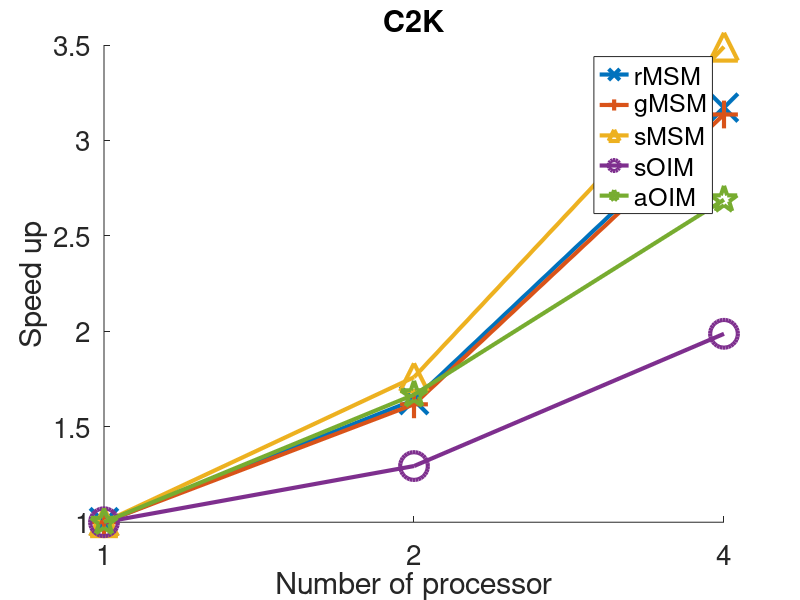

MATLAB code for this plot:
clear

% Problem = 'Australian';
% speedUp = [];
% Algorithm = 'MOEA/D-STAT';
% STATTimeCost = 22330;
% speedUp(1:3,1) = [1;1;1];
% Algorithm = 'oipMOEA/D-FS-2';
% timeCost = 13931;
% speedUp(1,2) = STATTimeCost / timeCost;
% Algorithm = 'aspMOEA/D-FS-2';
% timeCost = 14122;
% speedUp(2,2) = STATTimeCost / timeCost;
% Algorithm = 'rdpMOEA/D-FS-2';
% timeCost = 13732;
% speedUp(3,2) = STATTimeCost / timeCost;
% Algorithm = 'oipMOEA/D-FS-4';
% timeCost = 8429;
% speedUp(1,3) = STATTimeCost / timeCost;
% Algorithm = 'aspMOEA/D-FS-4';
% timeCost = 8950;
% speedUp(2,3) = STATTimeCost / timeCost;
% Algorithm = 'rdpMOEA/D-FS-4';
% timeCost = 8202;
% speedUp(3,3) = STATTimeCost / timeCost;
% Algorithm = 'oipMOEA/D-FS-8';
% timeCost = 4934;
% speedUp(1,4) = STATTimeCost / timeCost;
% Algorithm = 'aspMOEA/D-FS-8';
% timeCost = 4952;
% speedUp(2,4) = STATTimeCost / timeCost;
% Algorithm = 'rdpMOEA/D-FS-8';
% timeCost = 5008;
% speedUp(3,4) = STATTimeCost / timeCost;

% Problem = 'Vehicle';
% speedUp = [];
% Algorithm = 'MOEA/D-STAT';
% STATTimeCost = 48772;
% speedUp(1:3,1) = [1;1;1];
% Algorithm = 'oipMOEA/D-FS-2';
% timeCost = 31222;
% speedUp(1,2) = STATTimeCost / timeCost;
% Algorithm = 'oipMOEA/D-FS-4';
% timeCost = 15520;
% speedUp(1,3) = STATTimeCost / timeCost;
% Algorithm = 'oipMOEA/D-FS-8';
% timeCost = 9199;
% speedUp(1,4) = STATTimeCost / timeCost;
% Algorithm = 'aspMOEA/D-FS-2';
% timeCost = 25494;
% speedUp(2,2) = STATTimeCost / timeCost;
% Algorithm = 'aspMOEA/D-FS-4';
% timeCost = 15937;
% speedUp(2,3) = STATTimeCost / timeCost;
% Algorithm = 'aspMOEA/D-FS-8';
% timeCost = 9118;
% speedUp(2,4) = STATTimeCost / timeCost;
% Algorithm = 'rdpMOEA/D-FS-2';
% timeCost = 27103;
% speedUp(3,2) = STATTimeCost / timeCost;
% Algorithm = 'rdpMOEA/D-FS-4';
% timeCost = 14899;
% speedUp(3,3) = STATTimeCost / timeCost;
% Algorithm = 'rdpMOEA/D-FS-8';
% timeCost = 8761;
% speedUp(3,4) = STATTimeCost / timeCost;

% Problem = 'Sonar';
% speedUp = [];
% Algorithm = 'MOEA/D-STAT';
% STATTimeCost = 25371;
% speedUp(1:3,1) = [1;1;1];
% Algorithm = 'oipMOEA/D-FS-2';
% timeCost = 15441;
% speedUp(1,2) = STATTimeCost / timeCost;
% Algorithm = 'aspMOEA/D-FS-2';
% timeCost = 13595;
% speedUp(2,2) = STATTimeCost / timeCost;
% Algorithm = 'rdpMOEA/D-FS-2';
% timeCost = 14543;
% speedUp(3,2) = STATTimeCost / timeCost;
% Algorithm = 'oipMOEA/D-FS-4';
% timeCost = 8473;
% speedUp(1,3) = STATTimeCost / timeCost;
% Algorithm = 'aspMOEA/D-FS-4';
% timeCost = 7852;
% speedUp(2,3) = STATTimeCost / timeCost;
% Algorithm = 'rdpMOEA/D-FS-4';
% timeCost = 7401;
% speedUp(3,3) = STATTimeCost / timeCost;
% Algorithm = 'oipMOEA/D-FS-8';
% timeCost = 4565;
% speedUp(1,4) = STATTimeCost / timeCost;
% Algorithm = 'aspMOEA/D-FS-8';
% timeCost = 5166;
% speedUp(2,4) = STATTimeCost / timeCost;
% Algorithm = 'rdpMOEA/D-FS-8';
% timeCost = 4367;
% speedUp(3,4) = STATTimeCost / timeCost;


% Problem = 'Hillvalley';
% speedUp = [];
% Algorithm = 'MOEA/D-STAT';
% STATTimeCost = 308243;
% speedUp(1:3,1) = [1;1;1];
% Algorithm = 'oipMOEA/D-FS-2';
% timeCost = 163705;
% speedUp(1,2) = STATTimeCost / timeCost;
% Algorithm = 'aspMOEA/D-FS-2';
% timeCost = 155080;
% speedUp(2,2) = STATTimeCost / timeCost;
% Algorithm = 'rdpMOEA/D-FS-2';
% timeCost = 149433;
% speedUp(3,2) = STATTimeCost / timeCost;
% Algorithm = 'oipMOEA/D-FS-4';
% timeCost = 93023;
% speedUp(1,3) = STATTimeCost / timeCost;
% Algorithm = 'aspMOEA/D-FS-4';
% timeCost = 83812;
% speedUp(2,3) = STATTimeCost / timeCost;
% Algorithm = 'rdpMOEA/D-FS-4';
% timeCost = 80884;
% speedUp(3,3) = STATTimeCost / timeCost;
% Algorithm = 'oipMOEA/D-FS-8';
% timeCost = 45256;
% speedUp(1,4) = STATTimeCost / timeCost;
% Algorithm = 'aspMOEA/D-FS-8';
% timeCost = 53755;
% speedUp(2,4) = STATTimeCost / timeCost;
% Algorithm = 'rdpMOEA/D-FS-8';
% timeCost = 44045;
% speedUp(3,4) = STATTimeCost / timeCost;

% Problem = 'Musk1';
% speedUp = [];
% efficient = [];
% Algorithm = 'MOEA/D-STAT';
% STATTimeCost = 611831;
% speedUp(1:3,1) = [1;1;1];
% efficient(1:3,1) = [1;1;1];
% Algorithm = 'oipMOEA/D-FS-2';
% timeCost = 361551;
% speedUp(1,2) = STATTimeCost / timeCost;
% efficient(1,2) = speedUp(1,2) / 2;
% Algorithm = 'oipMOEA/D-FS-4';
% timeCost = 189015;
% speedUp(1,3) = STATTimeCost / timeCost;
% efficient(1,3) = speedUp(1,3) / 4;
% Algorithm = 'oipMOEA/D-FS-8';
% timeCost = 96692;
% speedUp(1,4) = STATTimeCost / timeCost;
% efficient(1,4) = speedUp(1,4) / 8;
% Algorithm = 'aspMOEA/D-FS-2';
% timeCost = 330139;
% speedUp(2,2) = STATTimeCost / timeCost;
% efficient(2,2) = speedUp(2,2) / 2;
% Algorithm = 'aspMOEA/D-FS-4';
% timeCost = 165553;
% speedUp(2,3) = STATTimeCost / timeCost;
% efficient(2,3) = speedUp(2,3) / 4;
% Algorithm = 'aspMOEA/D-FS-8';
% timeCost = 87210;
% speedUp(2,4) = STATTimeCost / timeCost;
% efficient(2,4) = speedUp(2,4) / 8;
% Algorithm = 'rdpMOEA/D-FS-2';
% timeCost = 330748;
% speedUp(3,2) = STATTimeCost / timeCost;
% efficient(3,2) = speedUp(3,2) / 2;
% Algorithm = 'rdpMOEA/D-FS-4';
% timeCost = 168456;
% speedUp(3,3) = STATTimeCost / timeCost;
% efficient(3,3) = speedUp(3,3) / 4;
% Algorithm = 'rdpMOEA/D-FS-8';
% timeCost = 86277;
% speedUp(3,4) = STATTimeCost / timeCost;
% efficient(3,4) = speedUp(3,4) / 8;


% Problem = 'Arrhythmia';
% speedUp = [];
% Algorithm = 'MOEA/D-STAT';
% STATTimeCost = 900352;
% speedUp(1:3,1) = [1;1;1];
% Algorithm = 'oipMOEA/D-FS-2';
% timeCost = 480779;
% speedUp(1,2) = STATTimeCost / timeCost;
% Algorithm = 'aspMOEA/D-FS-2';
% timeCost = 488675;
% speedUp(2,2) = STATTimeCost / timeCost;
% Algorithm = 'rdpMOEA/D-FS-2';
% timeCost = 488035;
% speedUp(3,2) = STATTimeCost / timeCost;
% Algorithm = 'oipMOEA/D-FS-4';
% timeCost = 262769;
% speedUp(1,3) = STATTimeCost / timeCost;
% Algorithm = 'aspMOEA/D-FS-4';
% timeCost = 260485;
% speedUp(2,3) = STATTimeCost / timeCost;
% Algorithm = 'rdpMOEA/D-FS-4';
% timeCost = 252164;
% speedUp(3,3) = STATTimeCost / timeCost;
% Algorithm = 'oipMOEA/D-FS-8';
% timeCost = 144154;
% speedUp(1,4) = STATTimeCost / timeCost;
% Algorithm = 'aspMOEA/D-FS-8';
% timeCost = 138376;
% speedUp(2,4) = STATTimeCost / timeCost;
% Algorithm = 'rdpMOEA/D-FS-8';
% timeCost = 137985;
% speedUp(3,4) = STATTimeCost / timeCost;

Problem = 'C2K';
speedUp = [];
Algorithm = 'MOEA/D-STAT'; STATTimeCost = 17009171; speedUp(1:5,1) = [1;1;1;1;1];
Algorithm = 'npMOEA/D-FS-2';  timeCost = 10373962;   speedUp(1,2) = STATTimeCost / timeCost;
Algorithm = 'ffpMOEA/D-FS-2'; timeCost = 10514961;   speedUp(2,2) = STATTimeCost / timeCost;
Algorithm = 'sfpMOEA/D-FS-2'; timeCost = 9667033;   speedUp(3,2) = STATTimeCost / timeCost;
Algorithm = 'oipMOEA/D-FS-2'; timeCost = 13142196;  speedUp(4,2) = STATTimeCost / timeCost;
Algorithm = 'aspMOEA/D-FS-2'; timeCost = 10196771;  speedUp(5,2) = STATTimeCost / timeCost;
Algorithm = 'npMOEA/D-FS-4';  timeCost = 5362056;   speedUp(1,3) = STATTimeCost / timeCost;
Algorithm = 'ffpMOEA/D-FS-4'; timeCost = 5423890;   speedUp(2,3) = STATTimeCost / timeCost;
Algorithm = 'sfpMOEA/D-FS-4'; timeCost = 4872138;   speedUp(3,3) = STATTimeCost / timeCost;
Algorithm = 'oipMOEA/D-FS-4'; timeCost = 8559772;   speedUp(4,3) = STATTimeCost / timeCost;
Algorithm = 'aspMOEA/D-FS-4'; timeCost = 6324288;   speedUp(5,3) = STATTimeCost / timeCost;

% Problem = 'Bankruptcy';
% speedUp = [];
% Algorithm = 'MOEA/D-STAT'; STATTimeCost = 57699418; speedUp(1:5,1) = [1;1;1;1;1];
% Algorithm = 'npMOEA/D-FS-2';  timeCost = 33090696;   speedUp(1,2) = STATTimeCost / timeCost;
% Algorithm = 'ffpMOEA/D-FS-2'; timeCost = 34981863;   speedUp(2,2) = STATTimeCost / timeCost;
% Algorithm = 'sfpMOEA/D-FS-2'; timeCost = 32485589;   speedUp(3,2) = STATTimeCost / timeCost;
% Algorithm = 'oipMOEA/D-FS-2'; timeCost = 38551246;  speedUp(4,2) = STATTimeCost / timeCost;
% Algorithm = 'aspMOEA/D-FS-2'; timeCost = 30425350;  speedUp(5,2) = STATTimeCost / timeCost;
% Algorithm = 'npMOEA/D-FS-4';  timeCost = 18122391;   speedUp(1,3) = STATTimeCost / timeCost;
% Algorithm = 'ffpMOEA/D-FS-4'; timeCost = 17848696;   speedUp(2,3) = STATTimeCost / timeCost;
% Algorithm = 'sfpMOEA/D-FS-4'; timeCost = 16738081;   speedUp(3,3) = STATTimeCost / timeCost;
% Algorithm = 'oipMOEA/D-FS-4'; timeCost = 24733582;   speedUp(4,3) = STATTimeCost / timeCost;
% Algorithm = 'aspMOEA/D-FS-4'; timeCost = 18683762;   speedUp(5,3) = STATTimeCost / timeCost;

% Problem = 'MultipleFeatures';
% speedUp = [];
% Algorithm = 'MOEA/D-STAT'; STATTimeCost = 64913341;  speedUp(1:5,1) = [1;1;1;1;1];
% Algorithm = 'npMOEA/D-FS-2';  timeCost = 40997769;   speedUp(1,2) = STATTimeCost / timeCost;
% Algorithm = 'ffpMOEA/D-FS-2'; timeCost = 42873747;   speedUp(2,2) = STATTimeCost / timeCost;
% Algorithm = 'sfpMOEA/D-FS-2'; timeCost = 39885859;   speedUp(3,2) = STATTimeCost / timeCost;
% Algorithm = 'oipMOEA/D-FS-2'; timeCost = 55730723;   speedUp(4,2) = STATTimeCost / timeCost;
% Algorithm = 'aspMOEA/D-FS-2'; timeCost = 42303877;   speedUp(5,2) = STATTimeCost / timeCost;
% Algorithm = 'npMOEA/D-FS-4';  timeCost = 21891609;   speedUp(1,3) = STATTimeCost / timeCost;
% Algorithm = 'ffpMOEA/D-FS-4'; timeCost = 22351157;   speedUp(2,3) = STATTimeCost / timeCost;
% Algorithm = 'sfpMOEA/D-FS-4'; timeCost = 20590108;   speedUp(3,3) = STATTimeCost / timeCost;
% Algorithm = 'oipMOEA/D-FS-4'; timeCost = 36938874;   speedUp(4,3) = STATTimeCost / timeCost;
% Algorithm = 'aspMOEA/D-FS-4'; timeCost = 25948535;   speedUp(5,3) = STATTimeCost / timeCost;

% Problem = 'MFCC';
% speedUp = [];
% Algorithm = 'MOEA/D-STAT'; STATTimeCost = 4346622;  speedUp(1:5,1) = [1;1;1;1;1];
% Algorithm = 'rMSM-2';  timeCost = 2362764;   speedUp(1,2) = STATTimeCost / timeCost;
% Algorithm = 'gMSM-2'; timeCost = 2501373;   speedUp(2,2) = STATTimeCost / timeCost;
% Algorithm = 'sMSM-2'; timeCost = 2318048;   speedUp(3,2) = STATTimeCost / timeCost;
% Algorithm = 'sOIM-2'; timeCost = 3029444;   speedUp(4,2) = STATTimeCost / timeCost;
% Algorithm = 'aOIM-2'; timeCost = 2593544;   speedUp(5,2) = STATTimeCost / timeCost;
% Algorithm = 'rMSM-4';  timeCost = 1313761;   speedUp(1,3) = STATTimeCost / timeCost;
% Algorithm = 'gMSM-4'; timeCost = 1311765;   speedUp(2,3) = STATTimeCost / timeCost;
% Algorithm = 'sMSM-4'; timeCost = 1264538;   speedUp(3,3) = STATTimeCost / timeCost;
% Algorithm = 'sOIM-4'; timeCost = 1563462;   speedUp(4,3) = STATTimeCost / timeCost;
% Algorithm = 'aOIM-4'; timeCost = 1488887;   speedUp(5,3) = STATTimeCost / timeCost;


figure()
hold on 
view(2)
title([Problem]);
plot(1:3,speedUp(1,:),'-x','LineWidth',3,'MarkerSize',20)
plot(1:3,speedUp(2,:),'-+','LineWidth',3,'MarkerSize',20)
plot(1:3,speedUp(3,:),'-^','LineWidth',3,'MarkerSize',20)
plot(1:3,speedUp(4,:),'-o','LineWidth',3,'MarkerSize',20)
plot(1:3,speedUp(5,:),'-p','LineWidth',3,'MarkerSize',20)
% plot(1:4,[1,2,4,8],'--','LineWidth',2,'MarkerSize',10)
set(gca,'xtick',[1 2 3],'xticklabel',{'1','2','4'});
xlabel('Number of processor');
ylabel('Speed up');
legend('rMSM','gMSM','sMSM','sOIM','aOIM');  %,'ideal' 
set(gca,'FontSize',20);

% figure()
% hold on
% view(2)
% title([Problem]);
% plot(1:4,efficient(1,:),'-o','LineWidth',2,'MarkerSize',10)
% plot(1:4,efficient(2,:),'-<','LineWidth',2,'MarkerSize',10)
% plot(1:4,efficient(3,:),'-s','LineWidth',2,'MarkerSize',10)
% set(gca,'xtick',[1 2 3 4],'xticklabel',{'1','2','4','8'});
% xlabel('number of processor');
% ylabel('efficient');
% legend('oipMOEA/D-FS','aspMOEA/D-FS','rdpMOEA/D-FS');


% xtickangle(45)

